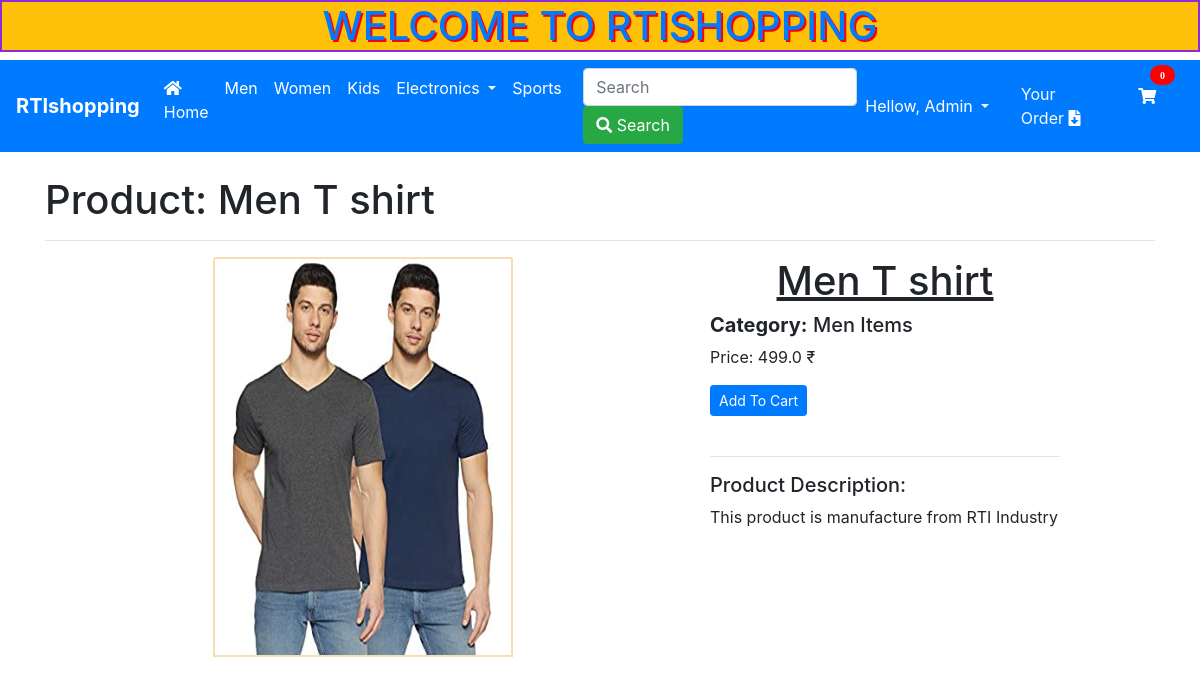
Page /2/product_detail (signed in) on the committed database.
### RTIShoppingapp/models.py (models this page shows, shortened)
class Product(models.Model):
    product_name=models.CharField(max_length=100)
    price=models.FloatField(default=0)
    Discount = models.FloatField(default=0)
    description=models.CharField(max_length=100)
    image=models.ImageField(upload_to='static/products')
    category = models.ForeignKey(Catogery, on_delete=models.CASCADE,default=1)

class Catogery(models.Model):
    name=models.CharField(max_length=100)
    def __str__(self):
        return self.name

### RTIShoppingapp/views.py (the view)
# urls.py: path('<id>/product_detail',views.Product_detail,name='product_detail'),
@login_required(login_url=('login'))
def Product_detail(request,id):
    product=Product.objects.get(id=id)
    return render(request ,'product_detail.html',{'product':product})

### templates/product_detail.html (shortened to what this page needs)
{% extends 'Base.html' %}
{% load static %}
{% block content %}
    <br>
<div class="container">
    <div class="row">
        <div class="col-md-12">
            <h1 class="text-left">Product: {{ product.product_name }}</h1><hr>
        </div>
        <div class="offset-md-1 col-md-5" >
            <img class="card-img-top mx-auto d-block " src="{{ product.image.url }}"  height="400" width="40" style=" border: 2px wheat solid; width: 300px">
        </div>
        <div class="offset-md-1 col-md-4">
            <h1 class="text-center"><u>{{ product.product_name }}</u></h1>
            <h5><b>Category:</b> {{ product.category }} Items</h5>
            <p class="card-text">Price: {{ product.price }} ₹</p>
            <form method="POST">
                <input type="submit"  name="product1" class="btn btn-primary btn-sm" value="Add To Cart">
            </form>
            <br>
            <hr>
            <h5>Product Description:</h5>
            <p>{{ product.description }}</p>
        </div>
    </div>
</div>
{% endblock %}

### templates/Navbar.html (shortened to what this page needs)
<!DOCTYPE html>
<html lang="en">
<head>
</head>
<body>
{% block content %}
    {% load cart %}
<nav class="navbar navbar-expand-lg navbar-dark bg-primary ">
  <a class="navbar-brand" href="{% url 'main_page' %}"><b>RTIshopping</b></a>
  <div class="collapse navbar-collapse" id="navbarSupportedContent">
    <ul class="navbar-nav mr-auto">
      <li class="nav-item active">
        <a class="nav-link" href="{% url 'main_page' %}"><i class="fas fa-home"></i> Home</a>
      </li>
      <li class="nav-item active">
        <a class="nav-link" href="/?category=1">Men</a>
      </li>
        <li class="nav-item">
            <a class="nav-link active" href="/?category=2">Women</a>
        </li>
        <li class="nav-item">
            <a class="nav-link active" href="/?category=3">Kids</a>
         </li>
      <li class="nav-item active dropdown">
        <a class="nav-link dropdown-toggle" href="#" id="navbarDropdown" role="button" data-toggle="dropdown" aria-haspopup="true" aria-expanded="false">
          Electronics
        </a>
      </li>
     <li class="nav-item">
        <a class="nav-link active" href="/?category=8">Sports</a>
      </li>
         <form class="form-inline my-2 my-lg-0" method="POST">
      <input class="form-control mr-sm-2" type="search" name="q" placeholder="Search" aria-label="Search">
      <button class="btn btn-success my-2 my-sm-0" type="submit"><i class="fas fa-search"></i> Search</button>
    </form>
      </ul>
            <div class="btn-group">
              <a type="button" class=" dropdown-toggle text-light" data-toggle="dropdown" aria-haspopup="true" aria-expanded="false">
               <span class="text-white">Hellow, {{ request.user|capfirst }}</span>
              </a>
            </div>&nbsp&nbsp&nbsp&nbsp;&nbsp&nbsp&nbsp
      <a href="#" class="text-light">Your Order <i class="fas fa-file-download"></i></a>&nbsp;&nbsp&nbsp&nbsp&nbsp;&nbsp&nbsp&nbsp&nbsp;
      <a href="{% url 'cart' %}" class="text-white"><i class="fas fa-shopping-cart  "> <small class="badge badge-danger   notify-badge"><b>{{ request.session.cart.keys|length }}</b></small>&nbsp;&nbsp;</i></a>&nbsp&nbsp&nbsp&nbsp&nbsp
  </div>
</nav>
{% endblock %}
</body>
</html>

### templates/Navbar.html (style rules this page uses)
.notify-badge { position: absolute; right:25px; top:5px; background:red; text-align: center; border-radius: 30px ; color:white; padding:5px 10px; font-size:10px; }

### rows in the picture
Product: product_name "Men T shirt", image (picture), category "Men", price "499.0", description "This product is manufacture from RTI Industry"

### other values in the picture
{{ request.user|capfirst }} "Admin"
{{ request.session.cart.keys|length }} "0"
